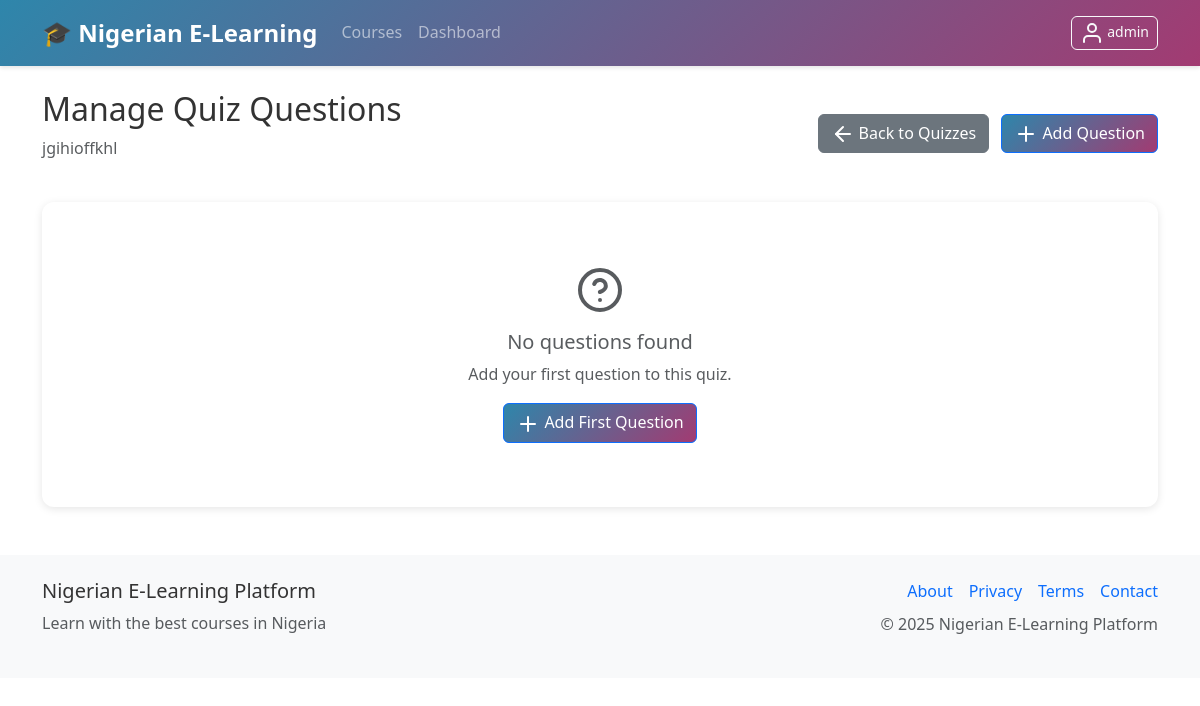
The page /admin/quizzes/1/questions (signed in) on the database as committed earlier.
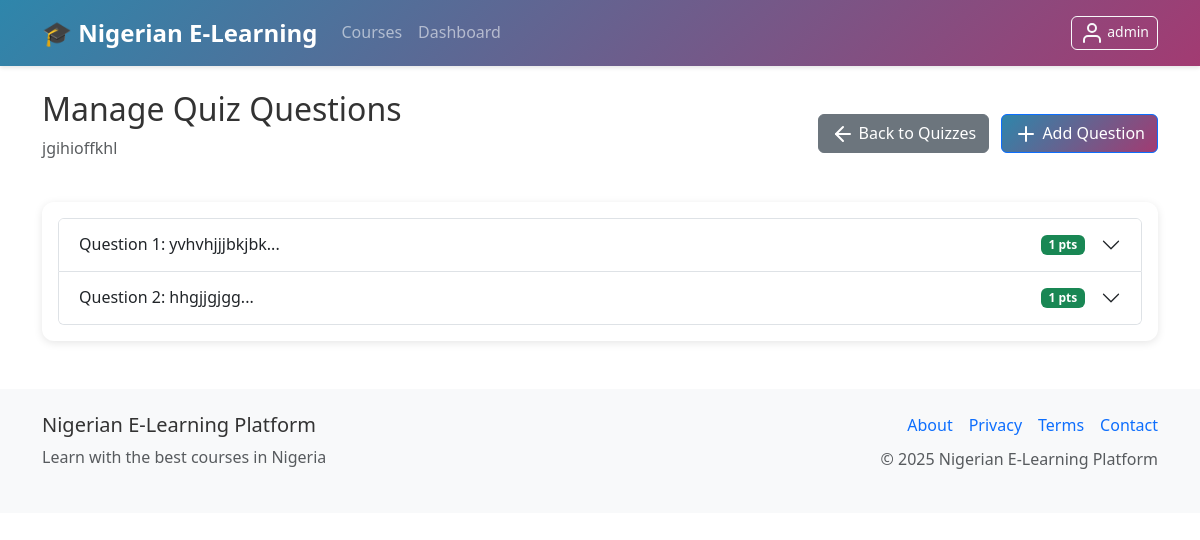
The same page on the database as committed later.
### models.py (models this page shows)
class QuizQuestion(db.Model):
    id = db.Column(db.Integer, primary_key=True)
    quiz_id = db.Column(db.Integer, db.ForeignKey('quiz.id'), nullable=False)
    question = db.Column(db.Text, nullable=False)
    option_a = db.Column(db.String(200))
    option_b = db.Column(db.String(200))
    option_c = db.Column(db.String(200))
    option_d = db.Column(db.String(200))
    correct_answer = db.Column(db.String(1), nullable=False)  # A, B, C, D
    points = db.Column(db.Integer, default=1)

### routes.py (the view)
@app.route('/admin/quizzes/<int:quiz_id>/questions')
@login_required
@admin_required
def admin_quiz_questions(quiz_id):
    quiz = Quiz.query.get_or_404(quiz_id)
    questions = QuizQuestion.query.filter_by(quiz_id=quiz_id).all()
    form = QuizQuestionForm()  # Add form for CSRF token
    return render_template('admin/quiz_questions.html', quiz=quiz, questions=questions, form=form)

### app.py (called while the page is built)
@login_manager.user_loader
def load_user(user_id):
    from models import User
    return User.query.get(int(user_id))

### routes.py (called while the page is built)
@app.context_processor
def inject_settings():
    settings = SystemSettings.query.first()
    return dict(settings=settings)

### utils.py (called while the page is built)
def admin_required(f):
    @wraps(f)
    def decorated_function(*args, **kwargs):
        if not current_user.is_authenticated or current_user.role != 'admin':
            flash('Admin access required', 'danger')
            return redirect(url_for('dashboard'))
        return f(*args, **kwargs)
    return decorated_function

### templates/admin/quiz_questions.html (shortened to what this page needs)
{% extends "base.html" %}
{% block content %}
<div class="row">
    <div class="col-12">
        <div class="d-flex justify-content-between align-items-center mb-4">
            <div>
                <h2>Manage Quiz Questions</h2>
                <p class="text-muted">{{ quiz.title }}</p>
            </div>
            <div>
                <a href="{{ url_for('admin_course_quizzes', course_id=quiz.course_id) }}" class="btn btn-secondary me-2">
                    <i data-feather="arrow-left" class="me-1"></i>Back to Quizzes
                </a>
                <button class="btn btn-primary" onclick="showAddQuestionModal()">
                    <i data-feather="plus" class="me-1"></i>Add Question
                </button>
            </div>
        </div>
        <div class="card">
            <div class="card-body">
                {% if questions %}
                <div class="accordion" id="questionsAccordion">
                    {% for question in questions %}
                    <div class="accordion-item">
                        <h2 class="accordion-header" id="heading{{ question.id }}">
                            <button class="accordion-button collapsed" type="button" data-bs-toggle="collapse"
                                    data-bs-target="#collapse{{ question.id }}" aria-expanded="false">
                                <div class="d-flex justify-content-between w-100 me-3">
                                    <span>Question {{ loop.index }}: {{ question.question[:80] }}...</span>
                                    <span class="badge bg-success">{{ question.points }} pts</span>
                                </div>
                            </button>
                        </h2>
                    </div>
                    {% endfor %}
                </div>
                {% else %}
                <div class="text-center py-5">
                    <i data-feather="help-circle" class="text-muted mb-3" style="width: 48px; height: 48px;"></i>
                    <h5 class="text-muted">No questions found</h5>
                    <p class="text-muted">Add your first question to this quiz.</p>
                    <button class="btn btn-primary" onclick="showAddQuestionModal()">
                        <i data-feather="plus" class="me-1"></i>Add First Question
                    </button>
                </div>
                {% endif %}
            </div>
        </div>
    </div>
</div>
{% endblock %}

Rows that differ between the two databases and show on the page:
added QuizQuestion: question "yvhvhjjjbkjbk", points "1"
added QuizQuestion: question "hhgjjgjgg", points "1"
Other text that changed with them:
text no longer shown: "No questions found Add your first question to this quiz. Add First Question"
